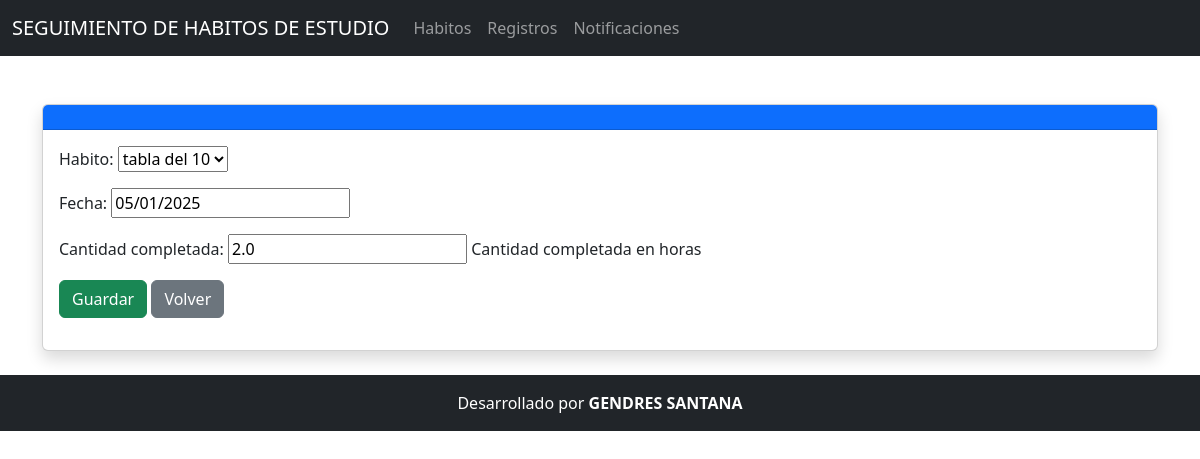
/registros/editar/2/, run on the app's committed database.
### Aplicaciones/Seguimiento/models.py (models this page shows, shortened)
class Registro(models.Model):
    habito = models.ForeignKey(Habito, on_delete=models.CASCADE, related_name='registros')
    fecha = models.DateField()
    cantidad_completada = models.FloatField(help_text="Cantidad completada en horas")

### Aplicaciones/Seguimiento/views.py (the view)
# urls.py: path('registros/editar/<int:id>/', views.editar_registro, name='editar_registro'),
def editar_registro(request, id):
    registro = get_object_or_404(Registro, pk=id)
    if request.method == 'POST':
        form = RegistroForm(request.POST, instance=registro)
        if form.is_valid():
            form.save()
            return redirect('listar_registros')
    else:
        form = RegistroForm(instance=registro)
    return render(request, 'registros/editar_registro.html', {'form': form})

### Aplicaciones/Seguimiento/forms.py
class RegistroForm(forms.ModelForm):
    class Meta:
        model = Registro
        fields = '__all__'

### Aplicaciones/Seguimiento/models.py (called while the page is built)
    def __str__(self):
        return self.nombre

### Aplicaciones/Seguimiento/templates/registros/editar_registro.html (shortened to what this page needs)
{% extends "plantilla.html" %}
{% block contenido %}
<div class="container mt-5">
    <div class="card shadow">
        <div class="card-header bg-primary text-white">
        </div>
        <div class="card-body">
            <form method="post" class="needs-validation" novalidate>
                {{ form.as_p }}
                <button type="submit" class="btn btn-success">
                     Guardar
                </button>
                <a href="{% url 'listar_registros' %}" class="btn btn-secondary">
                     Volver
                </a>
            </form>
        </div>
    </div>
</div>
{% endblock %}

### data on the page
Registro: habito "tabla del 10", fecha "05/01/2025", cantidad_completada "2.0"
